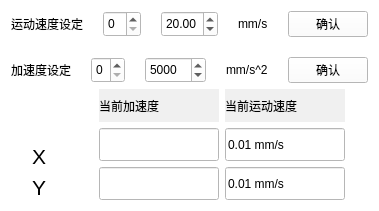
          <widget class="QWidget" name="widget_2" native="true">
           <property name="styleSheet">
            <string notr="true">background-color: rgb(255, 255, 255);</string>
           </property>
           <layout class="QVBoxLayout" name="verticalLayout_7">
            <item>
             <layout class="QVBoxLayout" name="verticalLayout_4">
              <item>
               <layout class="QVBoxLayout" name="verticalLayout_5">
                <property name="spacing">
                 <number>20</number>
                </property>
                <item>
                 <layout class="QHBoxLayout" name="horizontalLayout_12">
                  <property name="spacing">
                   <number>20</number>
                  </property>
                  <item>
                   <widget class="QLabel" name="label_13">
                    <property name="minimumSize">
                     <size>
                      <width>0</width>
                      <height>0</height>
                     </size>
                    </property>
                    <property name="maximumSize">
                     <size>
                      <width>120</width>
                      <height>70</height>
                     </size>
                    </property>
                    <property name="styleSheet">
                     <string notr="true">background-color: rgb(255, 255, 255);</string>
                    </property>
                    <property name="text">
                     <string>运动速度设定</string>
                    </property>
                   </widget>
                  </item>
                  <item>
                   <widget class="QSpinBox" name="VelAxisChooseBox">
                    <property name="sizePolicy">
                     <sizepolicy hsizetype="Preferred" vsizetype="Preferred">
                      <horstretch>0</horstretch>
                      <verstretch>0</verstretch>
                     </sizepolicy>
                    </property>
                    <property name="minimumSize">
                     <size>
                      <width>0</width>
                      <height>0</height>
                     </size>
                    </property>
                    <property name="maximumSize">
                     <size>
                      <width>130</width>
                      <height>16777215</height>
                     </size>
                    </property>
                    <property name="maximum">
                     <number>1</number>
                    </property>
                   </widget>
                  </item>
                  <item>
                   <widget class="QDoubleSpinBox" name="VelocitySpinBox">
                    <property name="sizePolicy">
                     <sizepolicy hsizetype="Maximum" vsizetype="Preferred">
                      <horstretch>0</horstretch>
                      <verstretch>0</verstretch>
                     </sizepolicy>
                    </property>
                    <property name="singleStep">
                     <double>5.000000000000000</double>
                    </property>
                    <property name="value">
                     <double>20.000000000000000</double>
                    </property>
                   </widget>
                  </item>
                  <item>
                   <widget class="QLabel" name="label_5">
                    <property name="sizePolicy">
                     <sizepolicy hsizetype="Maximum" vsizetype="Preferred">
                      <horstretch>0</horstretch>
                      <verstretch>0</verstretch>
                     </sizepolicy>
                    </property>
                    <property name="text">
                     <string>mm/s</string>
                    </property>
                   </widget>
                  </item>
                  <item>
                   <widget class="QPushButton" name="VelocityPushButton">
                    <property name="sizePolicy">
                     <sizepolicy hsizetype="Minimum" vsizetype="Preferred">
                      <horstretch>0</horstretch>
                      <verstretch>0</verstretch>
                     </sizepolicy>
                    </property>
                    <property name="minimumSize">
                     <size>
                      <width>0</width>
                      <height>0</height>
                     </size>
                    </property>
                    <property name="maximumSize">
                     <size>
                      <width>80</width>
                      <height>70</height>
                     </size>
                    </property>
                    <property name="text">
                     <string>确认</string>
                    </property>
                   </widget>
                  </item>
                 </layout>
                </item>
                <item>
                 <layout class="QHBoxLayout" name="horizontalLayout_7">
                  <item>
                   <widget class="QLabel" name="label_10">
                    <property name="minimumSize">
                     <size>
                      <width>0</width>
                      <height>0</height>
                     </size>
                    </property>
                    <property name="maximumSize">
                     <size>
                      <width>120</width>
                      <height>70</height>
                     </size>
                    </property>
                    <property name="styleSheet">
                     <string notr="true">background-color: rgb(255, 255, 255);</string>
                    </property>
                    <property name="text">
                     <string>加速度设定</string>
                    </property>
                   </widget>
                  </item>
                  <item>
                   <widget class="QSpinBox" name="AccAxisChooseBox">
                    <property name="sizePolicy">
                     <sizepolicy hsizetype="Preferred" vsizetype="Preferred">
                      <horstretch>0</horstretch>
                      <verstretch>0</verstretch>
                     </sizepolicy>
                    </property>
                    <property name="minimumSize">
                     <size>
                      <width>0</width>
                      <height>0</height>
                     </size>
                    </property>
                    <property name="maximumSize">
                     <size>
                      <width>130</width>
                      <height>16777215</height>
                     </size>
                    </property>
                    <property name="maximum">
                     <number>1</number>
                    </property>
                   </widget>
                  </item>
                  <item>
                   <widget class="QDoubleSpinBox" name="AccSpinBox">
                    <property name="sizePolicy">
                     <sizepolicy hsizetype="Maximum" vsizetype="Preferred">
                      <horstretch>0</horstretch>
                      <verstretch>0</verstretch>
                     </sizepolicy>
                    </property>
                    <property name="decimals">
                     <number>0</number>
                    </property>
                    <property name="maximum">
                     <double>10000.000000000000000</double>
                    </property>
                    <property name="singleStep">
                     <double>500.000000000000000</double>
                    </property>
                    <property name="value">
                     <double>5000.000000000000000</double>
                    </property>
                   </widget>
                  </item>
                  <item>
                   <widget class="QLabel" name="label_6">
                    <property name="sizePolicy">
                     <sizepolicy hsizetype="Maximum" vsizetype="Preferred">
                      <horstretch>0</horstretch>
                      <verstretch>0</verstretch>
                     </sizepolicy>
                    </property>
                    <property name="text">
                     <string>mm/s^2</string>
                    </property>
                   </widget>
                  </item>
                  <item>
                   <widget class="QPushButton" name="accPushButton">
                    <property name="minimumSize">
                     <size>
                      <width>0</width>
                      <height>0</height>
                     </size>
                    </property>
                    <property name="maximumSize">
                     <size>
                      <width>80</width>
                      <height>70</height>
                     </size>
                    </property>
                    <property name="text">
                     <string>确认</string>
                    </property>
                   </widget>
                  </item>
                 </layout>
                </item>
               </layout>
              </item>
              <item>
               <layout class="QHBoxLayout" name="horizontalLayout_3">
                <item>
                 <layout class="QVBoxLayout" name="verticalLayout">
                  <item>
                   <spacer name="verticalSpacer">
                    <property name="orientation">
                     <enum>Qt::Orientation::Vertical</enum>
                    </property>
                    <property name="sizeType">
                     <enum>QSizePolicy::Policy::Fixed</enum>
                    </property>
                    <property name="sizeHint" stdset="0">
                     <size>
                      <width>20</width>
                      <height>55</height>
                     </size>
                    </property>
                   </spacer>
                  </item>
                  <item>
                   <widget class="QLabel" name="label_25">
                    <property name="minimumSize">
                     <size>
                      <width>0</width>
                      <height>0</height>
                     </size>
                    </property>
                    <property name="maximumSize">
                     <size>
                      <width>40</width>
                      <height>40</height>
                     </size>
                    </property>
                    <property name="font">
                     <font>
                      <pointsize>16</pointsize>
                     </font>
                    </property>
                    <property name="styleSheet">
                     <string notr="true">background-color: rgb(255, 255, 255);</string>
                    </property>
                    <property name="text">
                     <string>X</string>
                    </property>
                   </widget>
                  </item>
                  <item>
                   <widget class="QLabel" name="label_26">
                    <property name="minimumSize">
                     <size>
                      <width>0</width>
                      <height>0</height>
                     </size>
                    </property>
                    <property name="maximumSize">
                     <size>
                      <width>40</width>
                      <height>40</height>
                     </size>
                    </property>
                    <property name="font">
                     <font>
                      <pointsize>16</pointsize>
                     </font>
                    </property>
                    <property name="styleSheet">
                     <string notr="true">background-color: rgb(255, 255, 255);</string>
                    </property>
                    <property name="text">
                     <string>Y</string>
                    </property>
                   </widget>
                  </item>
                 </layout>
                </item>
                <item>
                 <layout class="QVBoxLayout" name="verticalLayout_2">
                  <item>
                   <layout class="QHBoxLayout" name="horizontalLayout_13">
                    <item>
                     <widget class="QLabel" name="label_12">
                      <property name="minimumSize">
                       <size>
                        <width>0</width>
                        <height>0</height>
                       </size>
                      </property>
                      <property name="maximumSize">
                       <size>
                        <width>120</width>
                        <height>70</height>
                       </size>
                      </property>
                      <property name="styleSheet">
                       <string notr="true">background-color: rgb(240, 240, 240);</string>
                      </property>
                      <property name="text">
                       <string>当前加速度</string>
                      </property>
                     </widget>
                    </item>
                    <item>
                     <widget class="QLabel" name="label_11">
                      <property name="minimumSize">
                       <size>
                        <width>0</width>
                        <height>0</height>
                       </size>
                      </property>
                      <property name="maximumSize">
                       <size>
                        <width>120</width>
                        <height>70</height>
                       </size>
                      </property>
                      <property name="styleSheet">
                       <string notr="true">background-color: rgb(240, 240, 240);</string>
                      </property>
                      <property name="text">
                       <string>当前运动速度</string>
                      </property>
                     </widget>
                    </item>
                   </layout>
                  </item>
                  <item>
                   <layout class="QHBoxLayout" name="horizontalLayout_14">
                    <item>
                     <widget class="QLineEdit" name="CurrXAccEdit">
                      <property name="enabled">
                       <bool>true</bool>
                      </property>
                      <property name="minimumSize">
                       <size>
                        <width>0</width>
                        <height>0</height>
                       </size>
                      </property>
                      <property name="maximumSize">
                       <size>
                        <width>120</width>
                        <height>60</height>
                       </size>
                      </property>
                      <property name="readOnly">
                       <bool>true</bool>
                      </property>
                     </widget>
                    </item>
                    <item>
                     <widget class="QLineEdit" name="CurrXVelEdit">
                      <property name="minimumSize">
                       <size>
                        <width>0</width>
                        <height>0</height>
                       </size>
                      </property>
                      <property name="maximumSize">
                       <size>
                        <width>120</width>
                        <height>60</height>
                       </size>
                      </property>
                      <property name="text">
                       <string>0.01 mm/s</string>
                      </property>
                      <property name="readOnly">
                       <bool>true</bool>
                      </property>
                     </widget>
                    </item>
                   </layout>
                  </item>
                  <item>
                   <layout class="QHBoxLayout" name="horizontalLayout_15">
                    <item>
                     <widget class="QLineEdit" name="CurrYAccEdit">
                      <property name="enabled">
                       <bool>true</bool>
                      </property>
                      <property name="minimumSize">
                       <size>
                        <width>0</width>
                        <height>0</height>
                       </size>
                      </property>
                      <property name="maximumSize">
                       <size>
                        <width>120</width>
                        <height>60</height>
                       </size>
                      </property>
                      <property name="readOnly">
                       <bool>true</bool>
                      </property>
                     </widget>
                    </item>
                    <item>
                     <widget class="QLineEdit" name="CurrYVelEdit">
                      <property name="minimumSize">
                       <size>
                        <width>0</width>
                        <height>0</height>
                       </size>
                      </property>
                      <property name="maximumSize">
                       <size>
                        <width>120</width>
                        <height>60</height>
                       </size>
                      </property>
                      <property name="text">
                       <string>0.01 mm/s</string>
                      </property>
                      <property name="readOnly">
                       <bool>true</bool>
                      </property>
                     </widget>
                    </item>
                   </layout>
                  </item>
                 </layout>
                </item>
               </layout>
              </item>
             </layout>
            </item>
           </layout>
          </widget>
